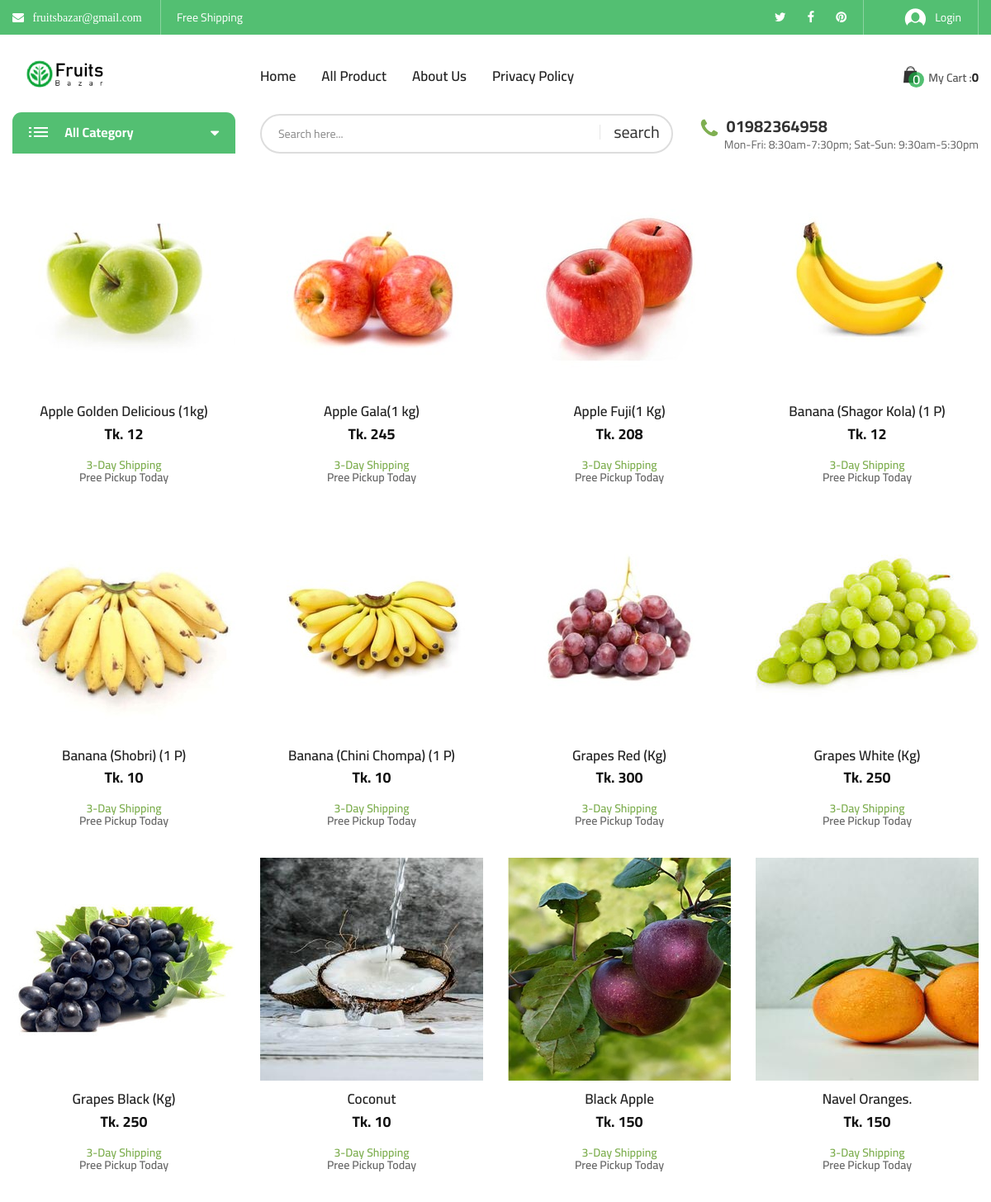
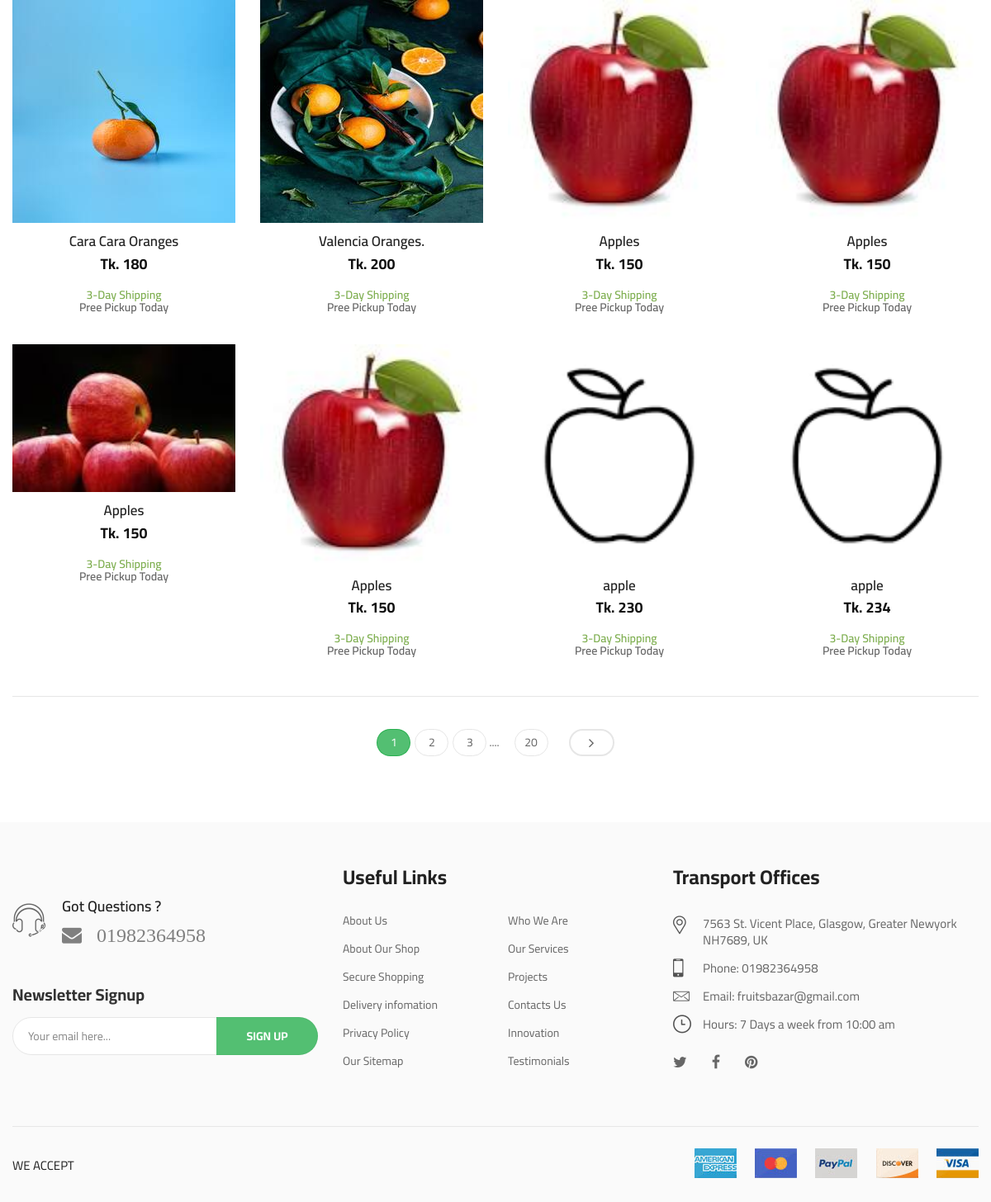
The app's page /all_product.php with its own data (2 pictures, top to bottom).
### tables this page shows
CREATE TABLE `header_info` (
  `id` int(10) NOT NULL,
  `email` varchar(30) NOT NULL,
  `tweeter` varchar(500) NOT NULL,
  `fb_link` varchar(500) NOT NULL,
  `pinterest` varchar(500) NOT NULL,
  `phone` varchar(20) NOT NULL
);

CREATE TABLE `add_logo` (
  `id` int(10) NOT NULL,
  `img` varchar(200) NOT NULL
);

CREATE TABLE `products` (
  `pdt_id` int(255) NOT NULL,
  `pdt_name` varchar(200) NOT NULL,
  `pdt_price` int(255) NOT NULL,
  `pdt_des` varchar(250) NOT NULL,
  `pdt_ctg` int(200) NOT NULL,
  `pdt_img` varchar(250) NOT NULL,
  `product_stock` int(5) NOT NULL,
  `pdt_status` tinyint(5) NOT NULL
);

### all_product.php (the view, shortened to what the rows shown need)
<?php
include_once("admin/class/adminback.php");
$obj = new adminback();
$pdt_info = $obj->view_all_product();
$pdt_datas = array();
while($pdt_ftecth = mysqli_fetch_assoc($pdt_info)){
            $pdt_datas[] = $pdt_ftecth;
}
?>
<?php
include_once("includes/head.php");
?>
<body class="biolife-body">
    <header id="header" class="header-area style-01 layout-03">
        <?php
        include_once("includes/header_top.php");
        ?>
        <?php
        include_once("includes/header_middle.php");
        ?>
        <?php
        include_once("includes/header_bottom.php");
        ?>
    </header>
    <div class="page-contain">
        <div id="main-content" class="main-content">
            <div class="container">
                <div class="product-category grid-style">
                    <div class="row">
                        <ul class="products-list">
                            <?php
                            foreach ($pdt_datas as $pdt_data) {
                            ?>
                                <li class="product-item col-lg-3 col-md-3 col-sm-4 col-xs-6">
                                    <div class="contain-product layout-default">
                                        <div class="product-thumb">
                                            <a href="single_product.php?status=singleproduct&&id=<?php echo $pdt_data['pdt_id'] ?>" class="link-to-product">
                                                <img src="admin/uploads/<?php echo $pdt_data['pdt_img'] ?>" alt="dd" width="270" height="270" class="product-thumnail">
                                            </a>
                                        </div>
                                        <div class="info">
                                            <h4 class="product-title"><a href="single_product.php?status=singleproduct&&id=<?php echo $pdt_data['pdt_id'] ?>" class="pr-name"><?php echo $pdt_data['pdt_name'] ?></a></h4>
                                            <div class="price">
                                                <ins><span class="price-amount"><span class="currencySymbol">Tk. </span><?php echo $pdt_data['pdt_price'] ?></span></ins>
                                            </div>
                                            <div class="shipping-info">
                                                <p class="shipping-day">3-Day Shipping</p>
                                                <p class="for-today">Pree Pickup Today</p>
                                            </div>
                                        </div>
                                    </div>
                                </li>
                            <?php } ?>
                        </ul>
                    </div>
                </div>
            </div>
        </div>
    </div>
    <?php
    include_once("includes/footer.php");
    ?>
</body>
</html>

### includes/header_top.php (shortened to what the rows shown need)
<?php
$obj= new adminback();
    $links = $obj->display_links();
?>
<div class="header-top bg-main hidden-xs">
            <div class="container">
                <div class="top-bar left">
                    <ul class="horizontal-menu">
                        <?php
                        while( $link = mysqli_fetch_assoc($links)){?>
                        <li>
                            <a class="fa fa-envelope" href="" > &nbsp;
                           <?php  echo $link['email'];  ?>
                          </a></li>
                        <li><a href="#">Free Shipping</a></li>
                    </ul>
                </div>
                <div class="top-bar right">
                    <ul class="social-list">
                        <li><a href="#<?php  echo $link['tweeter'];  ?>"><i class="fa fa-twitter" aria-hidden="true"></i></a></li>
                        <li><a href="#<?php  echo $link['fb_link'];  ?>"><i class="fa fa-facebook" aria-hidden="true"></i></a></li>
                        <li><a href="#<?php  echo $link['pinterest'];  ?>"><i class="fa fa-pinterest" aria-hidden="true"></i></a></li>
                               <?php } ?>
                    </ul>
                </div>
            </div>
        </div>

### includes/header_middle.php (shortened to what the rows shown need)
<?php
    $obj=new adminback();
   $logo_info = $obj->display_logo();
?>
<div class="header-middle biolife-sticky-object ">
    <div class="container">
        <div class="row">
            <div class="col-lg-3 col-md-2 col-md-6 col-xs-6">
                <a href="index.php" class="biolife-logo">
    <?php while($logo = mysqli_fetch_assoc( $logo_info)) {
        ?>
                    <img src="admin/uploads/<?php echo $logo['img']; ?>" alt="biolife logo" width="135" height="36">
                </a>
            <?php } ?>
            </div>
        </div>
    </div>
</div>

### includes/header_bottom.php (shortened to what the rows shown need)
<?php
$obj = new adminback();
$links = $obj->display_links();
$link = mysqli_fetch_assoc($links);
?>
<div class="header-bottom hidden-sm hidden-xs">
    <div class="container">
        <div class="row">
            <div class="col-lg-9 col-md-8 padding-top-2px">
                <div class="live-info">
                    <p class="telephone"><i class="fa fa-phone" aria-hidden="true"></i><b class="phone-number"> <?php echo $link['phone'] ?> </b></p>
                </div>
            </div>
        </div>
    </div>
</div>

### includes/footer.php (shortened to what the rows shown need)
<?php
$obj= new adminback();
    $links = $obj->display_links();
    $link = mysqli_fetch_assoc($links);
?>
<footer id="footer" class="footer layout-03">
        <div class="footer-content background-footer-03">
            <div class="container">
                <div class="row">
                    <div class="col-lg-4 col-md-4 col-sm-9">
                        <section class="footer-item">
                            <div class="footer-phone-info">
                                <p class="r-info">
                                    <span class="h4"> <a class="fa fa-envelope" href="#" style="color: gray; font-size:24px"> &nbsp;
                           <?php
                             echo $link['phone'];
                             ?>
                          </a></span>
                                </p>
                            </div>
                        </section>
                    </div>
                    <div class="col-lg-4 col-md-4 col-sm-6 md-margin-top-5px sm-margin-top-50px xs-margin-top-40px">
                        <section class="footer-item">
                            <div class="contact-info-block footer-layout xs-padding-top-10px">
                                <ul class="contact-lines">
                                    <li>
                                        <p class="info-item">
                                            <i class="biolife-icon icon-phone"></i>
                                            <b class="desc">Phone: <?php echo $link['phone'] ?></b>
                                        </p>
                                    </li>
                                    <li>
                                        <p class="info-item">
                                            <i class="biolife-icon icon-letter"></i>
                                            <b class="desc">Email:  <?php echo $link['email'] ?></b>
                                        </p>
                                    </li>
                                </ul>
                            </div>
                        </section>
                    </div>
                </div>
            </div>
        </div>
    </footer>

### records on screen
header_info: email "fruitsbazar@gmail.com", phone "01982364958"
add_logo: img (picture)
products: pdt_img (picture), pdt_name "Apple Golden Delicious (1kg)", pdt_price "12"
products: pdt_img (picture), pdt_name "Apple Gala(1 kg)", pdt_price "245"
products: pdt_img (picture), pdt_name "Apple Fuji(1 Kg)", pdt_price "208"
products: pdt_img (picture), pdt_name "Banana (Shagor Kola) (1 P)", pdt_price "12"
products: pdt_img (picture), pdt_name "Banana (Shobri) (1 P)", pdt_price "10"
products: pdt_img (picture), pdt_name "Banana (Chini Chompa) (1 P)", pdt_price "10"
products: pdt_img (picture), pdt_name "Grapes Red (Kg)", pdt_price "300"
products: pdt_img (picture), pdt_name "Grapes White (Kg)", pdt_price "250"
products: pdt_img (picture), pdt_name "Grapes Black (Kg)", pdt_price "250"
products: pdt_img (picture), pdt_name "Coconut", pdt_price "10"
products: pdt_img (picture), pdt_name "Black Apple", pdt_price "150"
products: pdt_img (picture), pdt_name "Navel Oranges.", pdt_price "150"
products: pdt_img (picture), pdt_name "Cara Cara Oranges", pdt_price "180"
products: pdt_img (picture), pdt_name "Valencia Oranges.", pdt_price "200"
products: pdt_img (picture), pdt_name "Apples", pdt_price "150"
products: pdt_img (picture), pdt_name "Apples", pdt_price "150"
products: pdt_img (picture), pdt_name "Apples", pdt_price "150"
products: pdt_img (picture), pdt_name "Apples", pdt_price "150"
products: pdt_img (picture), pdt_name "apple", pdt_price "230"
products: pdt_img (picture), pdt_name "apple", pdt_price "234"
